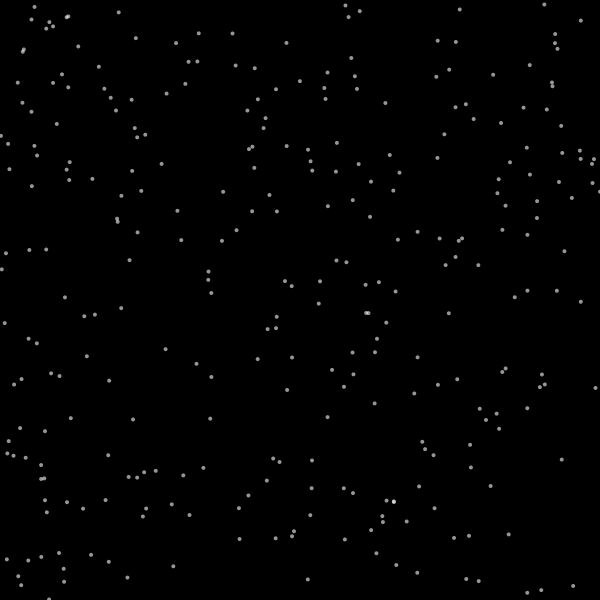
Frame 1 (no input)
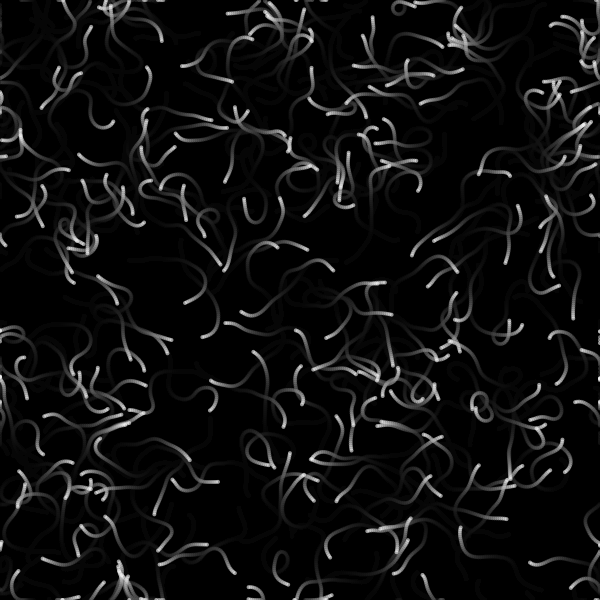
Frame 60 (the mouse pressed at the canvas centre just before this capture)
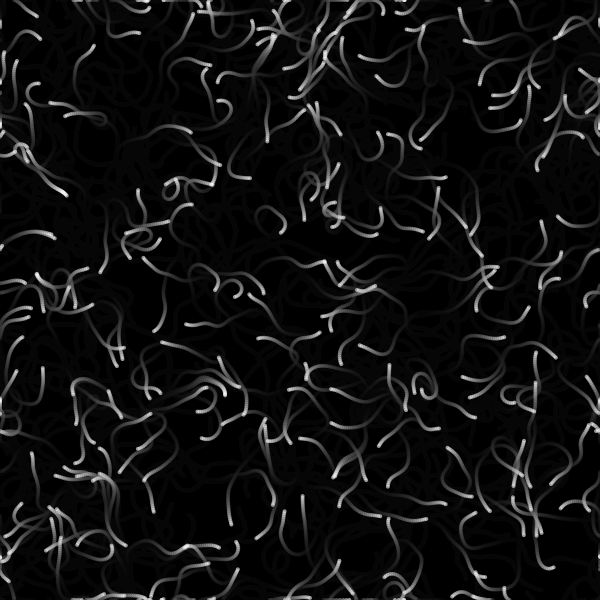
Frame 120 (the mouse held since frame 60 and released just before this capture)

The Processing sketch that drew these frames (run headless with seeded random() and noise(); from frame 60 on, the mouse is pressed at the canvas centre):

// Processing sketch: extra_particles_perlin_noise
// ── extra_particles_perlin_noise.pde
import java.util.ArrayList;  // Import ArrayList for dynamic storage of particles

// *****************************************
// Particle Class: Represents a single particle
// *****************************************
class Particle {
  PVector pos;      // Position of the particle
  PVector vel;      // Velocity of the particle (direction and speed)
  float noiseOffset;  // A unique offset to sample noise, making each particle move differently

  // Constructor: Initialize a particle with a starting position
  Particle(float x, float y) {
    pos = new PVector(x, y);      // Set initial position
    vel = new PVector(0, 0);        // Initial velocity is zero (will be updated by noise)
    noiseOffset = random(1000);     // Random offset for Perlin noise sampling
  }
  
  // Update method: Uses Perlin noise to influence movement direction
  void update() {
    // Calculate a noise value based on the particle's position and its unique offset.
    // Multiplying the position by a small factor (0.005) zooms out the noise field.
    float angle = noise(pos.x * 0.005, pos.y * 0.005, noiseOffset) * TWO_PI * 4;
    
    // Convert the noise-based angle into a velocity vector (using unit length)
    vel = PVector.fromAngle(angle);
    vel.mult(2);  // Scale the velocity to adjust speed
    
    // Update the particle's position by adding the velocity
    pos.add(vel);
    
    // Slowly change the noise offset over time to get evolving motion
    noiseOffset += 0.01;
    
    // Wrap around the screen edges for continuous flow
    if (pos.x < 0) pos.x = width;
    if (pos.x > width) pos.x = 0;
    if (pos.y < 0) pos.y = height;
    if (pos.y > height) pos.y = 0;
  }
  
  // Display method: Draw the particle as a small circle
  void display() {
    noStroke();                // No border around the particle
    fill(255, 150);            // White color with some transparency
    ellipse(pos.x, pos.y, 4, 4); // Draw the particle as a circle of size 4
  }
}

// *****************************************
// Global Variables and Setup
// *****************************************
ArrayList<Particle> particles; // A dynamic array to hold our particles

void setup() {
  size(600, 600);              // Set the canvas size
  particles = new ArrayList<Particle>(); // Initialize the ArrayList
  
  // Create a set number of particles with random starting positions
  for (int i = 0; i < 300; i++) {
    particles.add(new Particle(random(width), random(height)));
  }
  
  // Use a smooth background to create a trailing effect
  background(0);
}

void draw() {
  // Draw a translucent black rectangle to create a fading trail effect
  fill(0, 20);
  rect(0, 0, width, height);
  
  // Update and display each particle in the ArrayList
  for (Particle p : particles) {
    p.update();   // Move the particle based on Perlin noise
    p.display();  // Draw the particle on the screen
  }
}
